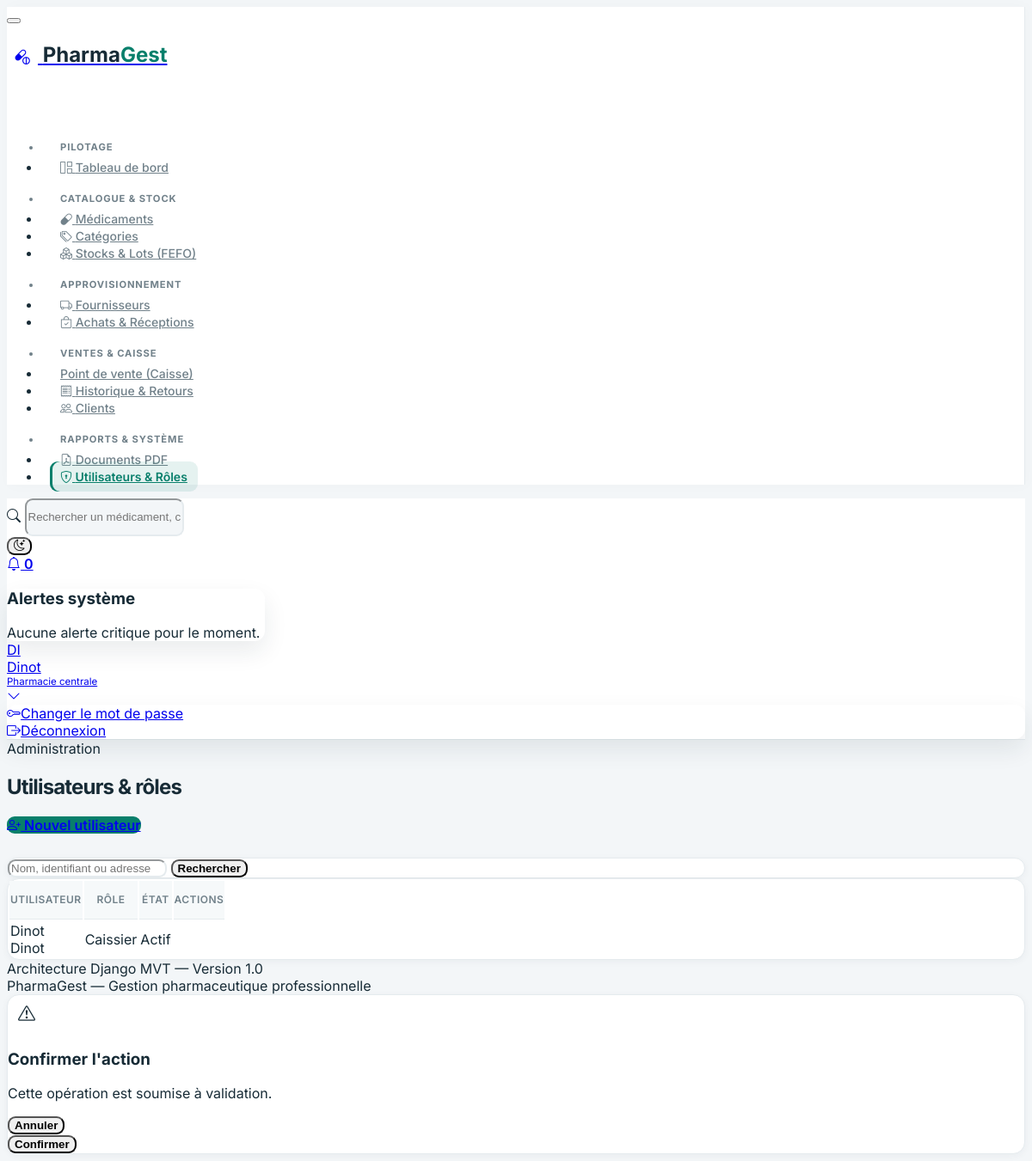
Page /compte/utilisateurs/ (signed in) on the committed database.
### utilisateurs/models.py (models this page shows, shortened)
class Utilisateur(AbstractUser):
    ROLE_ADMIN = 'ADMIN'
    ROLE_PHARMACIEN = 'PHARMACIEN'
    ROLE_GESTIONNAIRE_STOCK = 'GESTIONNAIRE_STOCK'
    ROLE_CAISSIER = 'CAISSIER'
    ROLE_RESPONSABLE_GESTION = 'RESPONSABLE_GESTION'
    ROLE_CHOICES = [
        (ROLE_ADMIN, 'Administrateur'),
        (ROLE_PHARMACIEN, 'Pharmacien responsable'),
        (ROLE_GESTIONNAIRE_STOCK, 'Gestionnaire de stock'),
        (ROLE_CAISSIER, 'Caissier'),
        (ROLE_RESPONSABLE_GESTION, 'Responsable de gestion'),
    ]
    role = models.CharField(
        max_length=30,
        choices=ROLE_CHOICES,
        default=ROLE_CAISSIER,
        verbose_name='Rôle principal',
    )
    telephone = models.CharField(max_length=20, blank=True, verbose_name='Téléphone')
    class Meta:
        verbose_name = 'Utilisateur'
        verbose_name_plural = 'Utilisateurs'
        ordering = ['username']

### utilisateurs/views.py (the view, shortened to what this page needs)
# urls.py: path('utilisateurs/', views.utilisateur_list, name='utilisateur_list'),
@login_required
@permission_required('utilisateurs.view_utilisateur', raise_exception=True)
def utilisateur_list(request):
    q = request.GET.get('q', '').strip()
    utilisateurs = Utilisateur.objects.all()
    page_obj = Paginator(utilisateurs, 15).get_page(request.GET.get('page'))
    return render(request, 'utilisateurs/liste.html', {'page_obj': page_obj, 'q': q})

### templates/utilisateurs/liste.html (shortened to what this page needs)
{% extends 'base.html' %}
{% block page_pretitle %}Administration{% endblock %}
{% block page_title %}Utilisateurs & rôles{% endblock %}
{% block page_actions %}
{% if perms.utilisateurs.add_utilisateur %}
<a href="{% url 'utilisateur_create' %}" class="btn btn-primary">
    <i class="bi bi-person-plus me-1"></i> Nouvel utilisateur
</a>
{% endif %}
{% endblock %}
{% block content %}
<div class="card pg-card mb-3">
    <div class="card-body">
        <form method="get" class="d-flex gap-2">
            <input type="search" name="q" value="{{ q }}" class="form-control" placeholder="Nom, identifiant ou adresse e-mail">
            <button type="submit" class="btn btn-outline-primary">Rechercher</button>
        </form>
    </div>
</div>
<div class="card pg-card">
    <div class="table-responsive">
        <table class="table table-vcenter card-table pg-table">
            <thead><tr><th>Utilisateur</th><th>Rôle</th><th>État</th><th class="text-end">Actions</th></tr></thead>
            <tbody>
                {% for utilisateur in page_obj %}
                <tr>
                    <td>
                        <div class="fw-semibold">{{ utilisateur.get_full_name|default:utilisateur.username }}</div>
                        <div class="text-secondary small">{{ utilisateur.username }}{% if utilisateur.email %} · {{ utilisateur.email }}{% endif %}</div>
                    </td>
                    <td>{{ utilisateur.get_role_display }}</td>
                    <td>{% if utilisateur.is_active %}<span class="badge bg-success-lt text-success">Actif</span>{% else %}<span class="badge bg-secondary-lt text-secondary">Désactivé</span>{% endif %}</td>
                    <td class="text-end">
                    </td>
                </tr>
                {% empty %}
                <tr><td colspan="4" class="text-center py-4 text-secondary">Aucun utilisateur trouvé.</td></tr>
                {% endfor %}
            </tbody>
        </table>
    </div>
</div>
{% endblock %}

### templates/includes/navbar.html (shortened to what this page needs)
<header class="navbar navbar-expand-md d-none d-lg-flex d-print-none pg-navbar sticky-top">
    <div class="container-xl">
        <div class="navbar-nav flex-row align-items-center w-100">
            <form action="{% url 'medicaments:medicament_list' %}" method="get" class="d-flex flex-grow-1 me-4" style="max-width: 420px;">
                <div class="input-icon w-100">
                    <span class="input-icon-addon"><i class="bi bi-search"></i></span>
                    <input type="text" name="q" class="form-control form-control-sm" placeholder="Rechercher un médicament, code-barres, lot...">
                </div>
            </form>
            <div class="ms-auto d-flex align-items-center gap-2">
                <button type="button" id="pg-theme-toggle" class="btn btn-icon btn-ghost-secondary" title="Changer de thème">
                    <i id="pg-theme-icon" class="bi bi-moon-stars"></i>
                </button>
                <div class="nav-item dropdown">
                    <a href="#" class="btn btn-icon btn-ghost-secondary position-relative" data-bs-toggle="dropdown" aria-label="Notifications">
                        <i class="bi bi-bell"></i>
                        <span class="badge bg-danger badge-pill badge-notification">0</span>
                    </a>
                    <div class="dropdown-menu dropdown-menu-end dropdown-menu-card" style="width: 300px;">
                        <div class="card border-0">
                            <div class="card-header py-2">
                                <h3 class="card-title fs-5">Alertes système</h3>
                            </div>
                            <div class="card-body py-3 text-center text-secondary small">
                                Aucune alerte critique pour le moment.
                            </div>
                        </div>
                    </div>
                </div>
                <div class="nav-item dropdown ps-2">
                    <a href="#" class="nav-link d-flex lh-1 text-reset p-0 align-items-center gap-2" data-bs-toggle="dropdown">
                        <span class="avatar avatar-sm rounded-circle bg-primary-lt text-primary fw-bold">
                            {% if request.user.is_authenticated %}
                                {{ request.user.username|slice:":2"|upper }}
                            {% else %}
                                PG
                            {% endif %}
                        </span>
                        <div class="d-none d-xl-block">
                            <div class="fw-semibold small">
                                {% if request.user.is_authenticated %}{{ request.user.username }}{% else %}Session invité{% endif %}
                            </div>
                            <div class="text-muted" style="font-size: 0.72rem;">Pharmacie centrale</div>
                        </div>
                        <i class="bi bi-chevron-down small text-muted"></i>
                    </a>
                    <div class="dropdown-menu dropdown-menu-end dropdown-menu-arrow">
                        <a href="{% url 'password_change' %}" class="dropdown-item"><i class="bi bi-key me-2"></i>Changer le mot de passe</a>
                        <a href="{% url 'logout' %}" class="dropdown-item text-danger"><i class="bi bi-box-arrow-right me-2"></i>Déconnexion</a>
                    </div>
                </div>
            </div>
        </div>
    </div>
</header>

### static/css/pharmagest.css (style rules this page uses)
:root, [data-bs-theme="light"] { --pg-primary: #087f6b; --pg-primary-hover: #066653; --pg-primary-soft: rgba(8, 127, 107, 0.10); --pg-bg-body: #f3f6f8; --pg-bg-surface: #ffffff; --pg-bg-sidebar: #ffffff; --pg-border: #e5ebee; --pg-text-main: #172b36; --pg-text-muted: #71818a; --pg-shadow-sm: 0 2px 8px rgba(24, 48, 58, 0.045); --pg-shadow-md: 0 12px 28px rgba(24, 48, 58, 0.09); --tblr-primary: #087f6b; --tblr-primary-rgb: 8, 127, 107; --tblr-font-sans-serif: 'Inter', -apple-system, BlinkMacSystemFont, 'Segoe UI', Roboto, sans-serif; }
body { font-family: 'Inter', -apple-system, BlinkMacSystemFont, 'Segoe UI', Roboto, sans-serif; background-color: var(--pg-bg-body); color: var(--pg-text-main); transition: background-color 0.2s ease, color 0.2s ease; }
.pg-navbar { background-color: var(--pg-bg-surface); border-bottom: 1px solid var(--pg-border); backdrop-filter: blur(8px); }
.pg-card { background-color: var(--pg-bg-surface); border: 1px solid var(--pg-border); border-radius: 12px; box-shadow: var(--pg-shadow-sm); transition: transform 0.18s ease, box-shadow 0.18s ease; }
.btn-primary { background-color: var(--pg-primary); border-color: var(--pg-primary); }
.pg-table thead th { font-size: 0.75rem; font-weight: 600; text-transform: uppercase; letter-spacing: 0.04em; color: var(--pg-text-muted); border-bottom: 1px solid var(--pg-border); background-color: transparent; }
.pg-table tbody tr { transition: background-color 0.14s ease; }
body { background: var(--pg-bg-body); color: var(--pg-text-main); }
.pg-navbar { min-height: 68px; background-color: color-mix(in srgb, var(--pg-bg-surface) 94%, transparent); border-color: var(--pg-border); backdrop-filter: blur(14px); }
.pg-navbar .form-control { min-height: 38px; border-color: var(--pg-border); border-radius: 9px; background: var(--pg-bg-body); }
.pg-card { border-color: var(--pg-border); border-radius: 14px; box-shadow: var(--pg-shadow-sm); }
.pg-table thead th { padding-top: 0.9rem; padding-bottom: 0.9rem; background: color-mix(in srgb, var(--pg-bg-body) 72%, var(--pg-bg-surface)); }
.pg-table tbody td { border-color: var(--pg-border); }
.form-control, .form-select, .input-group-text { border-color: var(--pg-border); border-radius: 9px; }
.btn { border-radius: 9px; font-weight: 600; }
.dropdown-menu { border-color: var(--pg-border); border-radius: 12px; box-shadow: var(--pg-shadow-md); }

### rows in the picture
Utilisateur: user.username "DI", user.username "Dinot", get_full_name "Dinot", username "Dinot", role "Caissier", is_active "Actif"
